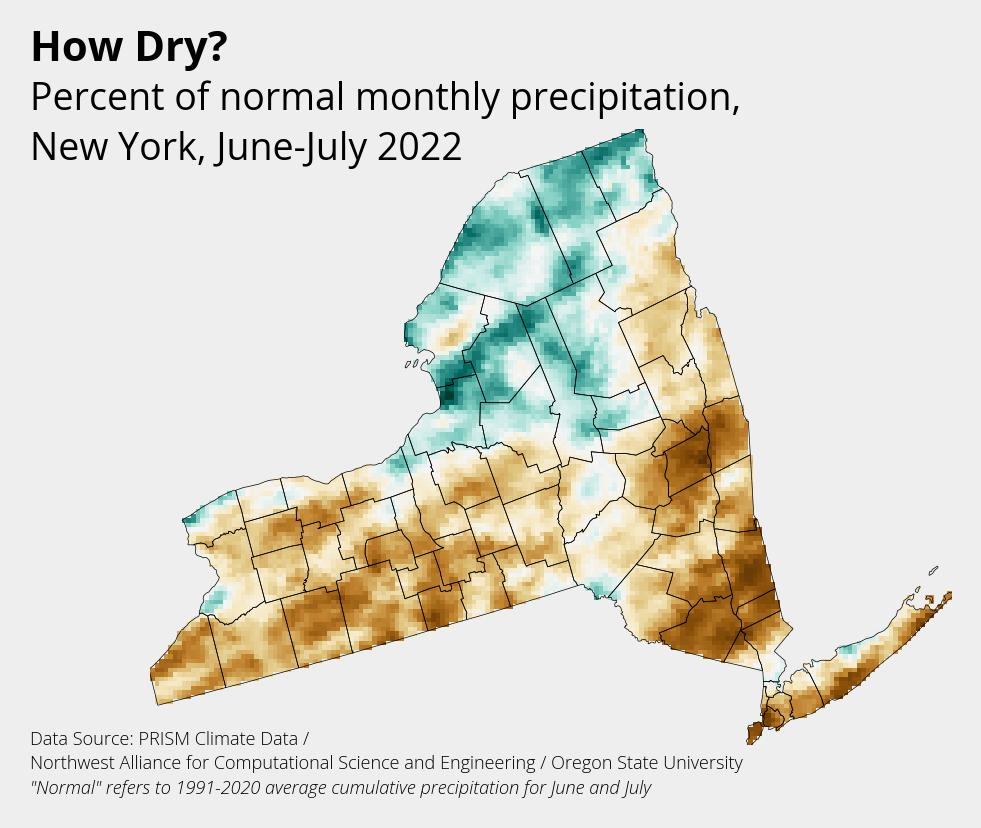

Write Python code to recreate this figure.
import geopandas as gpd
import rioxarray as rxr

# plotting packages
import matplotlib.pyplot as plt
from matplotlib import font_manager
from matplotlib import rcParams

# get new york counties shapfiles and reproject
zipfile_counties = "/Users/tushar/Downloads/cb_2021_us_county_5m.zip"
counties = gpd.read_file(zipfile_counties)
counties = counties[counties['STATEFP'] == '36']
# reproject to us national atles equal area projections
counties = counties.to_crs(epsg=2163)

# upload raster data from PRSIM
july_30yr_file = "/Users/tushar/Downloads/PRISM_ppt_30yr_normal_4kmM3_07_bil/PRISM_ppt_30yr_normal_4kmM3_07_bil.bil"
june_30yr_file = "/Users/tushar/Downloads/PRISM_ppt_30yr_normal_4kmM3_06_bil/PRISM_ppt_30yr_normal_4kmM3_06_bil.bil"
july_2022_file = "/Users/tushar/Downloads/PRISM_ppt_provisional_4kmM3_202207_bil/PRISM_ppt_provisional_4kmM3_202207_bil.bil"
june_2022_file = "/Users/tushar/Downloads/PRISM_ppt_provisional_4kmM3_202206_bil/PRISM_ppt_provisional_4kmM3_202206_bil.bil"
july_30yr = rxr.open_rasterio(july_30yr_file, masked=True)
june_30yr = rxr.open_rasterio(june_30yr_file, masked=True)
july_2022 = rxr.open_rasterio(july_2022_file, masked=True)
june_2022 = rxr.open_rasterio(june_2022_file, masked=True)

# compute percent values
da = (june_2022 + july_2022) * 100 / (july_30yr + june_30yr)
da = da.rio.reproject(counties.crs)
#da = june_july_2022_percent.rio.reproject(da = june_july_2022_percent.rio.reproject(counties.crs))
da = da.rio.clip(counties.geometry, drop=True)
# clip nadata values
da = da.where(da < 500)

# plot
# Add every font at the specified location
font_dir = ['/Users/tushar/Library/Fonts']
for font in font_manager.findSystemFonts(font_dir):
    # use font_manager.FontProperties(fname=font).get_name() to get the name
    font_manager.fontManager.addfont(font)
    
# Set font family globally
rcParams['font.family'] = 'Open Sans'

# set global style parameters
rcParams['xtick.labelcolor'] = '#666666'
rcParams['ytick.labelcolor'] = '#666666'
rcParams['grid.color'] = '#ffffff'
rcParams['axes.facecolor'] = '#eeeeee'
rcParams['figure.facecolor'] = '#eeeeee'
rcParams['axes.labelcolor'] = '#666666'

fig, ax = plt.subplots(figsize=(15, 8))
da.plot(ax=ax, cmap='BrBG', add_colorbar=False)
ax.imshow(da[0,:, :], cmap='BrBG')
counties.plot(ax=ax, facecolor='none', linewidth=0.5)

ax.set_title('')
# clear spines
ax.spines['right'].set_visible(False)
ax.spines['left'].set_visible(False)
ax.spines['top'].set_visible(False)
ax.spines['bottom'].set_visible(False)
ax.set_xticklabels('')
ax.set_yticklabels('')
ax.set_ylabel('')
ax.set_xlabel('')
ax.tick_params(left=False)
ax.tick_params(bottom=False)

ax.text(s='How Dry?', fontsize=30, y=1.11, x=-0.15, transform=ax.transAxes, fontweight=650)
ax.text(s='Percent of normal monthly precipitation,', fontsize=27, y=1.03, x=-0.15, transform=ax.transAxes, fontweight=350)
ax.text(s='New York, June-July 2022', fontsize=27, y=0.95, x=-0.15, transform=ax.transAxes, fontweight=350)

# caption
ax.text(s='Data Source: PRISM Climate Data /', fontsize=13, y=-0, x=-0.15, transform=ax.transAxes, fontweight=300)
ax.text(s='Northwest Alliance for Computational Science and Engineering / Oregon State University', fontsize=13, y=-0.04, x=-0.15, transform=ax.transAxes, fontweight=300)
ax.text(s='"Normal" refers to 1991-2020 average cumulative precipitation for June and July', style='italic', fontsize=13, y=-0.08, x=-0.15, transform=ax.transAxes, fontweight=300)

fig.savefig('ny-drought.jpg', bbox_inches='tight', pad_inches=0.3)
